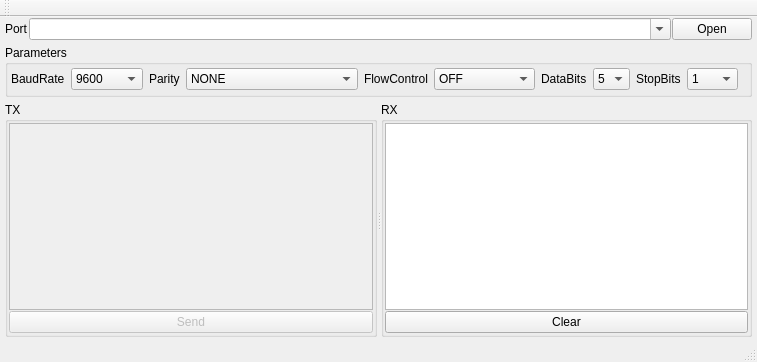
<?xml version="1.0" encoding="UTF-8"?>
<ui version="4.0">
 <class>MainWindow</class>
 <widget class="QMainWindow" name="MainWindow">
  <property name="geometry">
   <rect>
    <x>0</x>
    <y>0</y>
    <width>617</width>
    <height>362</height>
   </rect>
  </property>
  <property name="windowTitle">
   <string>MainWindow</string>
  </property>
  <widget class="QWidget" name="centralWidget">
   <layout class="QVBoxLayout" name="verticalLayout_3" stretch="0,0,1">
    <property name="spacing">
     <number>5</number>
    </property>
    <property name="leftMargin">
     <number>5</number>
    </property>
    <property name="topMargin">
     <number>1</number>
    </property>
    <property name="rightMargin">
     <number>5</number>
    </property>
    <property name="bottomMargin">
     <number>3</number>
    </property>
    <item>
     <layout class="QHBoxLayout" name="horizontalLayout_2" stretch="0,1,0">
      <property name="spacing">
       <number>1</number>
      </property>
      <item>
       <widget class="QLabel" name="label">
        <property name="text">
         <string>Port</string>
        </property>
       </widget>
      </item>
      <item>
       <widget class="QComboBox" name="comboBoxPortList">
        <property name="editable">
         <bool>true</bool>
        </property>
       </widget>
      </item>
      <item>
       <widget class="QPushButton" name="pushButtonChahgePortState">
        <property name="text">
         <string>Open</string>
        </property>
       </widget>
      </item>
     </layout>
    </item>
    <item>
     <widget class="QGroupBox" name="groupBox_params">
      <property name="title">
       <string>Parameters</string>
      </property>
      <layout class="QGridLayout" name="gridLayout">
       <property name="leftMargin">
        <number>3</number>
       </property>
       <property name="topMargin">
        <number>3</number>
       </property>
       <property name="bottomMargin">
        <number>4</number>
       </property>
       <property name="verticalSpacing">
        <number>2</number>
       </property>
       <item row="0" column="11">
        <spacer name="horizontalSpacer_4">
         <property name="orientation">
          <enum>Qt::Horizontal</enum>
         </property>
         <property name="sizeHint" stdset="0">
          <size>
           <width>40</width>
           <height>20</height>
          </size>
         </property>
        </spacer>
       </item>
       <item row="0" column="8">
        <spacer name="horizontalSpacer_3">
         <property name="orientation">
          <enum>Qt::Horizontal</enum>
         </property>
         <property name="sizeHint" stdset="0">
          <size>
           <width>40</width>
           <height>20</height>
          </size>
         </property>
        </spacer>
       </item>
       <item row="0" column="4">
        <widget class="QComboBox" name="comboBox_Parity">
         <item>
          <property name="text">
           <string>NONE</string>
          </property>
         </item>
         <item>
          <property name="text">
           <string>ODD</string>
          </property>
         </item>
         <item>
          <property name="text">
           <string>EVEN</string>
          </property>
         </item>
         <item>
          <property name="text">
           <string>MARK (WINDOWS ONLY)</string>
          </property>
         </item>
         <item>
          <property name="text">
           <string>SPACE</string>
          </property>
         </item>
        </widget>
       </item>
       <item row="0" column="5">
        <spacer name="horizontalSpacer_2">
         <property name="orientation">
          <enum>Qt::Horizontal</enum>
         </property>
         <property name="sizeHint" stdset="0">
          <size>
           <width>40</width>
           <height>20</height>
          </size>
         </property>
        </spacer>
       </item>
       <item row="0" column="0">
        <widget class="QLabel" name="label_2">
         <property name="text">
          <string>BaudRate</string>
         </property>
        </widget>
       </item>
       <item row="0" column="1">
        <widget class="QComboBox" name="comboBox_BaudRate">
         <property name="editable">
          <bool>false</bool>
         </property>
         <property name="currentIndex">
          <number>6</number>
         </property>
         <property name="maxVisibleItems">
          <number>20</number>
         </property>
         <property name="frame">
          <bool>true</bool>
         </property>
         <item>
          <property name="text">
           <string>110</string>
          </property>
         </item>
         <item>
          <property name="text">
           <string>300</string>
          </property>
         </item>
         <item>
          <property name="text">
           <string>600</string>
          </property>
         </item>
         <item>
          <property name="text">
           <string>1200</string>
          </property>
         </item>
         <item>
          <property name="text">
           <string>2400</string>
          </property>
         </item>
         <item>
          <property name="text">
           <string>4800</string>
          </property>
         </item>
         <item>
          <property name="text">
           <string>9600</string>
          </property>
         </item>
         <item>
          <property name="text">
           <string>19200</string>
          </property>
         </item>
         <item>
          <property name="text">
           <string>38400</string>
          </property>
         </item>
         <item>
          <property name="text">
           <string>57600</string>
          </property>
         </item>
         <item>
          <property name="text">
           <string>115200</string>
          </property>
         </item>
        </widget>
       </item>
       <item row="0" column="2">
        <spacer name="horizontalSpacer">
         <property name="orientation">
          <enum>Qt::Horizontal</enum>
         </property>
         <property name="sizeHint" stdset="0">
          <size>
           <width>40</width>
           <height>20</height>
          </size>
         </property>
        </spacer>
       </item>
       <item row="0" column="14">
        <spacer name="horizontalSpacer_5">
         <property name="orientation">
          <enum>Qt::Horizontal</enum>
         </property>
         <property name="sizeHint" stdset="0">
          <size>
           <width>40</width>
           <height>20</height>
          </size>
         </property>
        </spacer>
       </item>
       <item row="0" column="10">
        <widget class="QComboBox" name="comboBox_DataBits">
         <item>
          <property name="text">
           <string>5</string>
          </property>
         </item>
         <item>
          <property name="text">
           <string>6</string>
          </property>
         </item>
         <item>
          <property name="text">
           <string>7</string>
          </property>
         </item>
         <item>
          <property name="text">
           <string>8</string>
          </property>
         </item>
        </widget>
       </item>
       <item row="0" column="9">
        <widget class="QLabel" name="label_5">
         <property name="text">
          <string>DataBits</string>
         </property>
        </widget>
       </item>
       <item row="0" column="7">
        <widget class="QComboBox" name="comboBox_FlowControl">
         <item>
          <property name="text">
           <string>OFF</string>
          </property>
         </item>
         <item>
          <property name="text">
           <string>HARDWARE</string>
          </property>
         </item>
         <item>
          <property name="text">
           <string>XONXOFF</string>
          </property>
         </item>
        </widget>
       </item>
       <item row="0" column="3">
        <widget class="QLabel" name="label_3">
         <property name="text">
          <string>Parity</string>
         </property>
        </widget>
       </item>
       <item row="0" column="12">
        <widget class="QLabel" name="label_6">
         <property name="text">
          <string>StopBits</string>
         </property>
        </widget>
       </item>
       <item row="0" column="6">
        <widget class="QLabel" name="label_4">
         <property name="text">
          <string>FlowControl</string>
         </property>
        </widget>
       </item>
       <item row="0" column="13">
        <widget class="QComboBox" name="comboBox_StopBits">
         <item>
          <property name="text">
           <string>1</string>
          </property>
         </item>
         <item>
          <property name="text">
           <string>1_5</string>
          </property>
         </item>
         <item>
          <property name="text">
           <string>2</string>
          </property>
         </item>
        </widget>
       </item>
      </layout>
     </widget>
    </item>
    <item>
     <widget class="QSplitter" name="splitter">
      <property name="orientation">
       <enum>Qt::Horizontal</enum>
      </property>
      <widget class="QGroupBox" name="groupBox_2">
       <property name="title">
        <string>TX</string>
       </property>
       <layout class="QVBoxLayout" name="verticalLayout_2">
        <property name="spacing">
         <number>1</number>
        </property>
        <property name="margin">
         <number>1</number>
        </property>
        <item>
         <widget class="QPlainTextEdit" name="plainTextEditSend">
          <property name="enabled">
           <bool>false</bool>
          </property>
          <property name="font">
           <font>
            <family>Fixedsys</family>
           </font>
          </property>
         </widget>
        </item>
        <item>
         <widget class="QPushButton" name="pushButtonSendBytes">
          <property name="enabled">
           <bool>false</bool>
          </property>
          <property name="text">
           <string>Send</string>
          </property>
         </widget>
        </item>
       </layout>
      </widget>
      <widget class="QGroupBox" name="groupBox">
       <property name="title">
        <string>RX</string>
       </property>
       <layout class="QVBoxLayout" name="verticalLayout">
        <property name="spacing">
         <number>1</number>
        </property>
        <property name="margin">
         <number>1</number>
        </property>
        <item>
         <widget class="QPlainTextEdit" name="plainTextEditRecieved"/>
        </item>
        <item>
         <widget class="QPushButton" name="pushButtonClearSpace">
          <property name="text">
           <string>Clear</string>
          </property>
         </widget>
        </item>
       </layout>
      </widget>
     </widget>
    </item>
   </layout>
  </widget>
  <widget class="QMenuBar" name="menuBar">
   <property name="geometry">
    <rect>
     <x>0</x>
     <y>0</y>
     <width>617</width>
     <height>18</height>
    </rect>
   </property>
  </widget>
  <widget class="QToolBar" name="mainToolBar">
   <attribute name="toolBarArea">
    <enum>TopToolBarArea</enum>
   </attribute>
   <attribute name="toolBarBreak">
    <bool>false</bool>
   </attribute>
  </widget>
  <widget class="QStatusBar" name="statusBar"/>
 </widget>
 <layoutdefault spacing="6" margin="11"/>
 <resources/>
 <connections/>
</ui>
